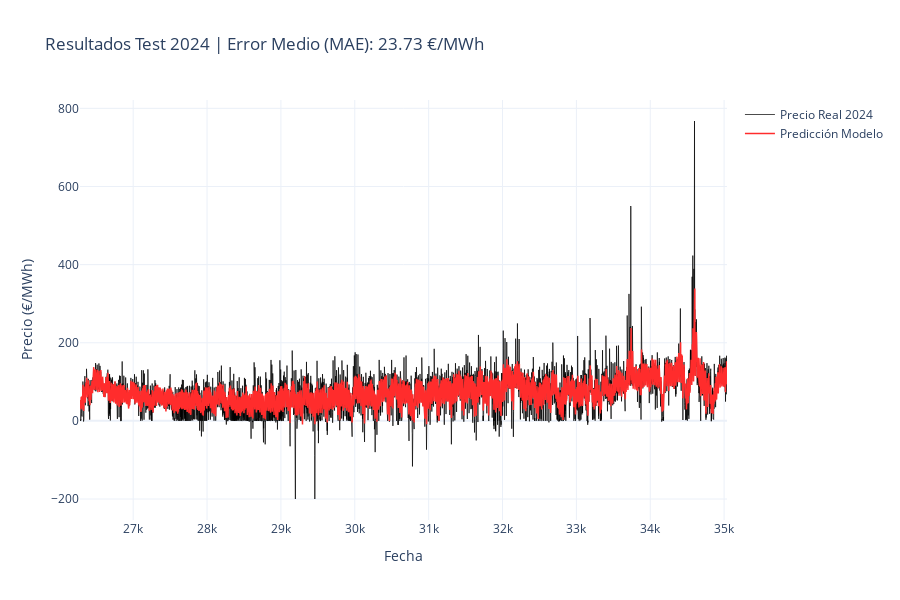

Notebook code for this chart:
### Code cell
# 2. Preparar los datos de 2024 (TEST) replicando la ingeniería de features
print("📅 Generando predicciones para 2024...")

# A) Features base
X_test_2024 = test.drop(['timestamp', 'price'], axis=1, errors='ignore')

# B) Añadir Fourier (Crucial: Usar el índice para alinear)
X_test_2024 = pd.concat([X_test_2024, X_test_fourier.loc[test.index]], axis=1)

# C) Asegurar tipos categóricos
cat_cols_test = [c for c in cat_cols if c in X_test_2024.columns]
X_test_2024[cat_cols_test] = X_test_2024[cat_cols_test].astype('category')

# D) Crear Targets Reales 2024 (para calcular el error)
y_test_direct = create_direct_targets(test['price'])

# 3. Limpieza y Alineación Final
# Eliminamos las últimas 24h donde no tenemos target futuro
y_test_clean = y_test_direct.dropna()
X_test_aligned_2024 = X_test_2024.loc[y_test_clean.index]

# Limpieza de seguridad (borrar timestamp si se coló)
if 'timestamp' in X_test_aligned_2024.columns: 
    X_test_aligned_2024 = X_test_aligned_2024.drop('timestamp', axis=1)

# 4. Predecir 2024
preds_2024 = direct_model.predict(X_test_aligned_2024)

# 5. Resultados y Gráfica
# Calculamos MAE Global (promedio de las 24 horas predichas)
mae_global = mean_absolute_error(y_test_clean, preds_2024)
rmse_global = np.sqrt(mean_squared_error(y_test_clean, preds_2024))

# Para graficar, cogemos solo la predicción a t+1 (siguiente hora)
y_real_plot = y_test_clean.iloc[:, 0]
y_pred_plot = preds_2024.iloc[:, 0]

print(f"✅ ¡Hecho! MAE Global en 2024: {mae_global:.2f} €/MWh")
print(f"✅ ¡Hecho! RMSE Global en 2024: {rmse_global:.2f} €/MWh")

# Visualización
fig = go.Figure()
fig.add_trace(go.Scatter(x=y_real_plot.index, y=y_real_plot, name='Precio Real 2024', 
                         line=dict(color='black', width=1), opacity=0.7))
fig.add_trace(go.Scatter(x=y_pred_plot.index, y=y_pred_plot, name='Predicción Modelo', 
                         line=dict(color='#ff2c2c', width=1.5)))

fig.update_layout(
    title=f"Resultados Test 2024 | Error Medio (MAE): {mae_global:.2f} €/MWh",
    xaxis_title="Fecha",
    yaxis_title="Precio (€/MWh)",
    template="plotly_white",
    height=600
)
fig.show()

### Figure 1 — Plotly figure (JSON) as saved in the notebook; plotly's stock layout.template omitted (floating-point values rounded to 4 significant figures; data arrays with more than 128 entries replaced by an {"elided": "..."} marker saying what was removed)
{"data": [{"line": {"color": "black", "width": 1}, "name": "Precio Real 2024", "opacity": 0.7, "type": "scatter", "x": {"elided": "8760 int values"}, "y": {"elided": "8760 float values"}}, {"line": {"color": "#ff2c2c", "width": 1.5}, "name": "Predicción Modelo", "type": "scatter", "x": {"elided": "8760 int values"}, "y": {"elided": "8760 float values"}}], "layout": {"height": 600, "title": {"text": "Resultados Test 2024 | Error Medio (MAE): 23.73 €/MWh"}, "xaxis": {"title": {"text": "Fecha"}}, "yaxis": {"title": {"text": "Precio (€/MWh)"}}}}
